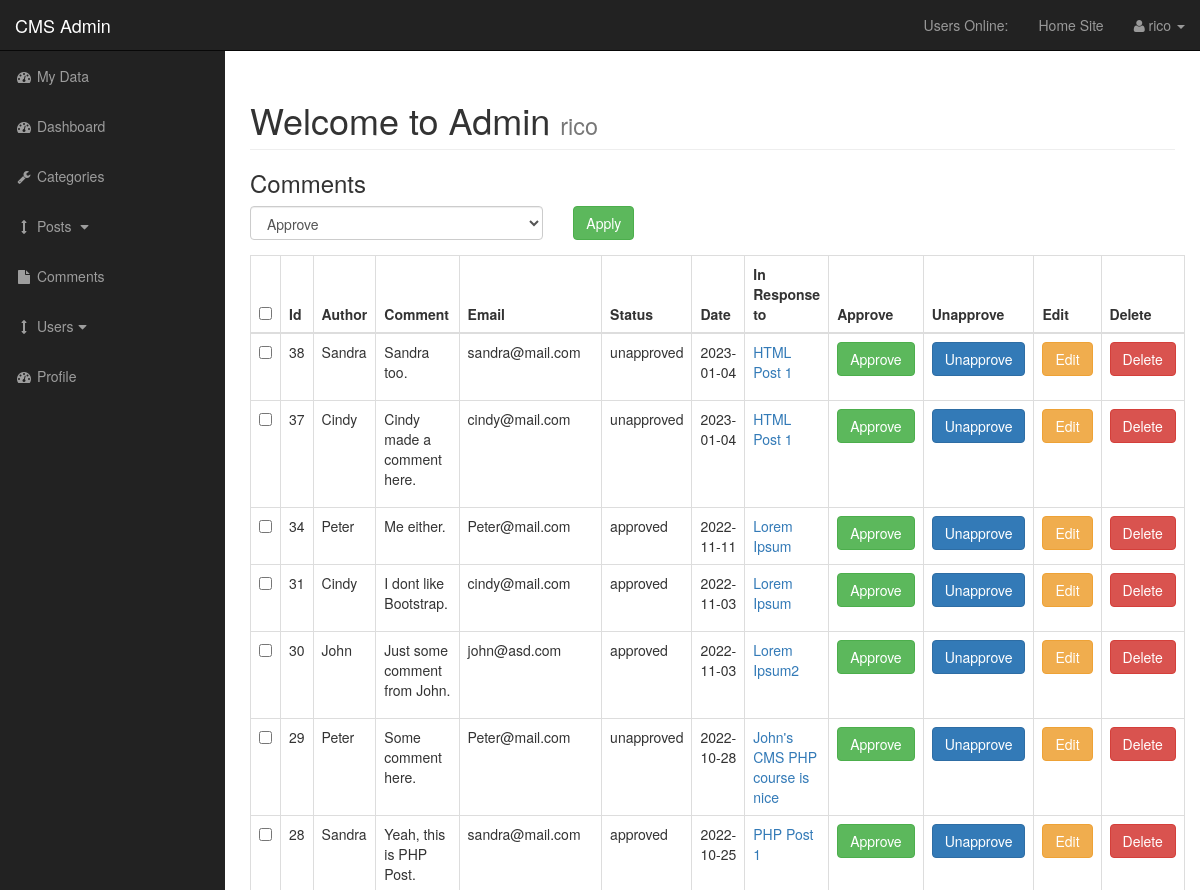
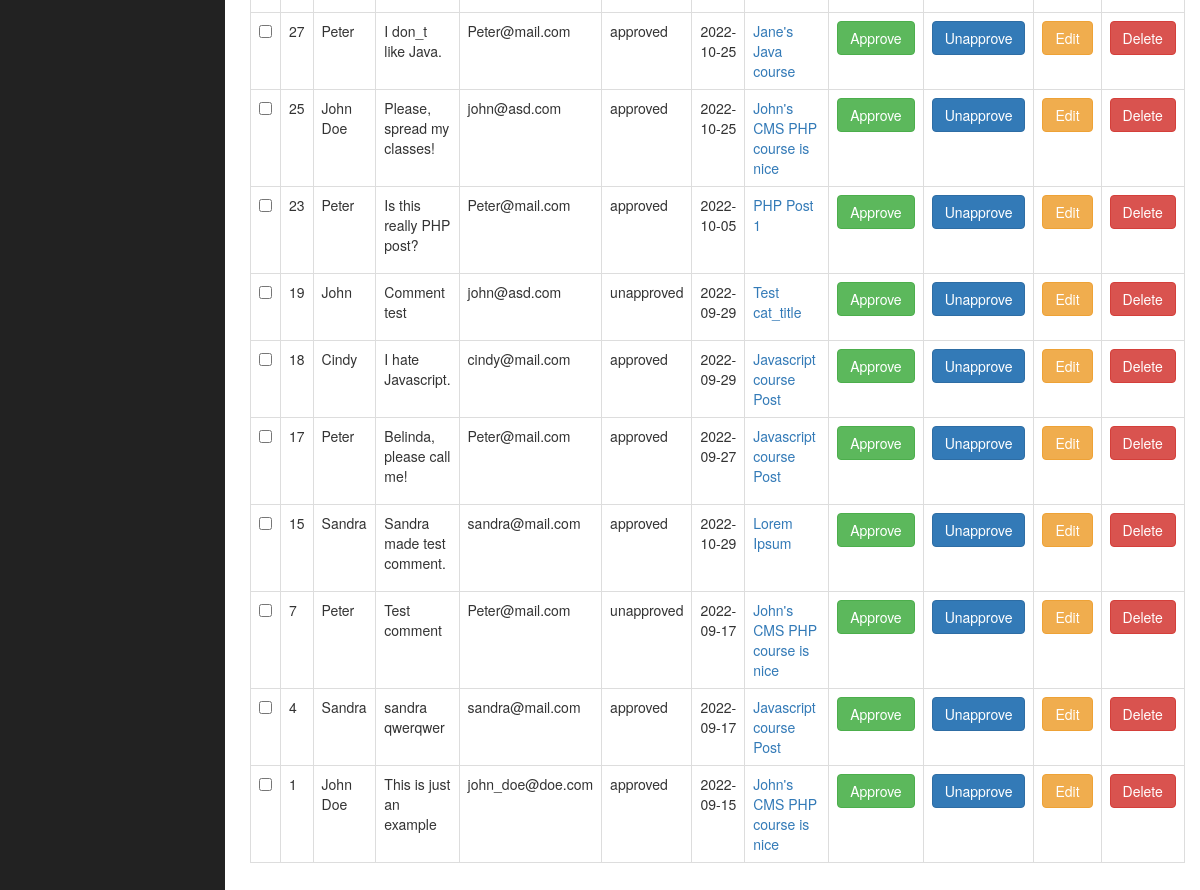
Page /admin/comments.php (signed in) on the earlier database version (2 pictures, top to bottom).
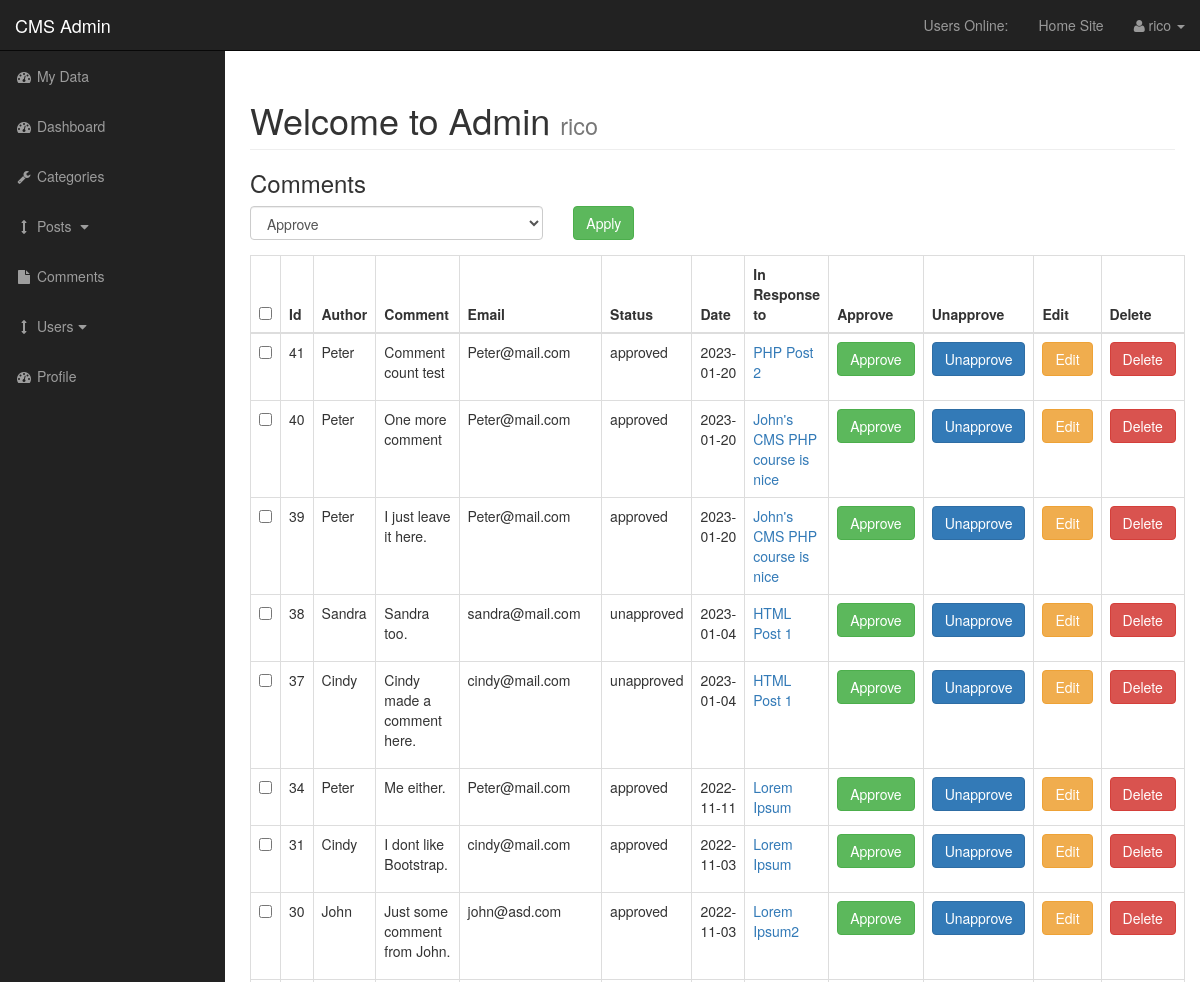
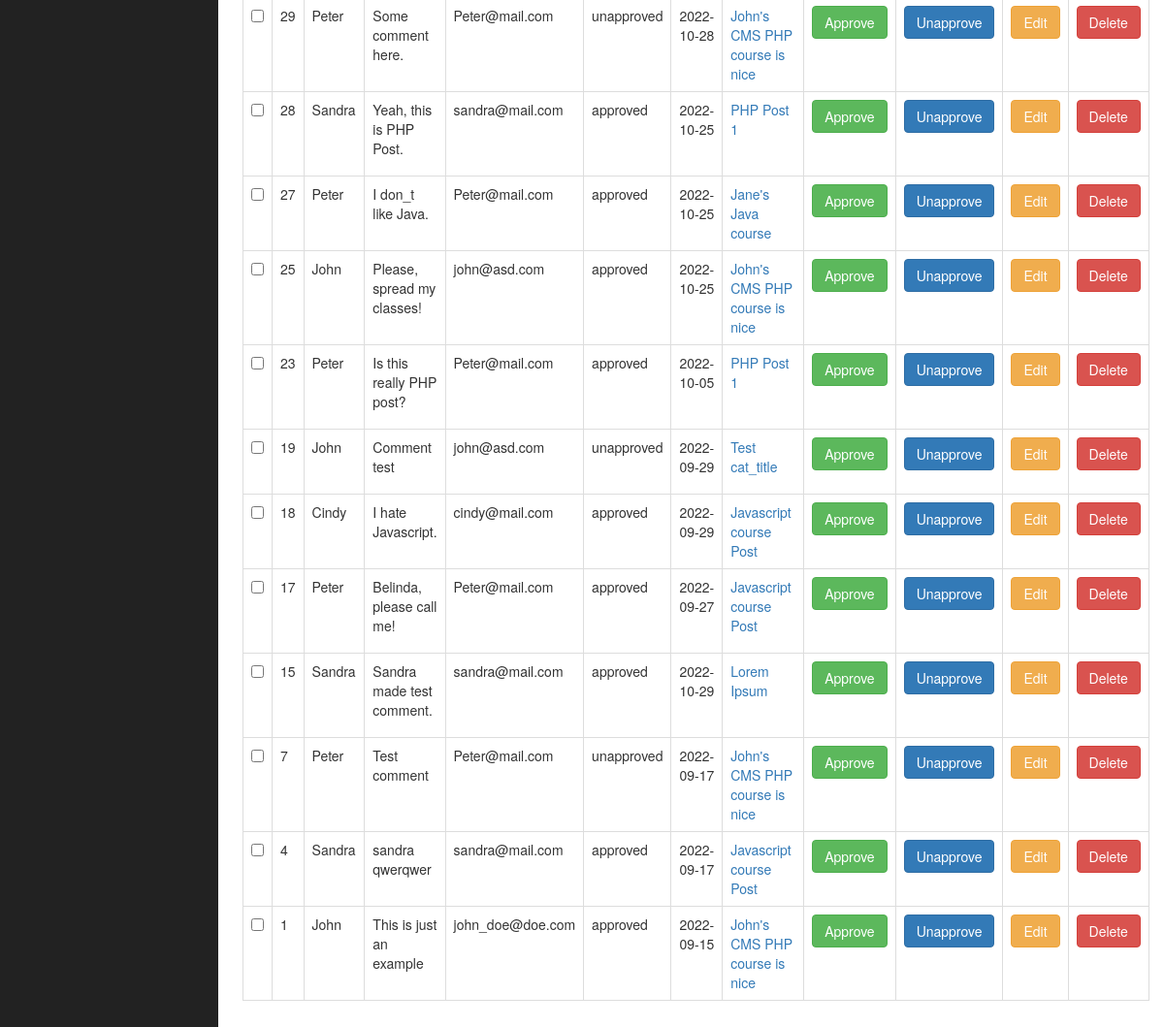
Same page on the later database version (2 pictures, top to bottom).
### tables this page shows
CREATE TABLE `comments` (
  `comment_id` int(3) NOT NULL,
  `comment_post_id` int(3) NOT NULL,
  `comment_author` varchar(255) NOT NULL,
  `comment_email` varchar(255) NOT NULL,
  `comment_content` text NOT NULL,
  `comment_status` varchar(255) NOT NULL,
  `comment_date` date NOT NULL,
  `comment_edit_author` varchar(255) NOT NULL,
  `comment_editors_comment` text NOT NULL,
  `comment_edited_date` date NOT NULL
);

CREATE TABLE `posts` (
  `post_id` int(3) NOT NULL,
  `post_category_id` int(3) NOT NULL,
  `user_id` int(11) NOT NULL,
  `post_title` varchar(255) NOT NULL,
  `post_author` varchar(255) NOT NULL,
  `post_date` date NOT NULL,
  `post_image` text NOT NULL,
  `post_content` text NOT NULL,
  `post_tags` varchar(255) NOT NULL,
  `post_comment_count` int(11) NOT NULL,
  `post_status` varchar(255) NOT NULL DEFAULT 'draft',
  `post_views_count` int(11) NOT NULL,
  `likes` int(11) NOT NULL
);

### admin/includes/view_all_comments.php (the view, shortened to what this page needs)
<form action="" method="post">
   <h3>Comments</h3>
   <table class="table table-bordered table-hover">
         <div id="bulkOptionsContainer" class="form-group col-xs-4" style="padding-left: 0;">
            <select id="" class="form-control" name="bulk_options">
               <option value="approved">Approve</option>
            </select>
         </div>
         <div class="form-group col-xs-4">
            <input class="btn btn-success" type="submit" name="Submit" value="Apply">
         </div>
      <thead>
         <tr>
            <th><input id="selectAllBoxes" type="checkbox"></th>
            <th>Id</th>
            <th>Author</th>
            <th>Comment</th>
            <th>Email</th>
            <th>Status</th>
            <th>Date</th>
            <th>In Response to</th>
            <th>Approve</th>
            <th>Unapprove</th>
            <th>Edit</th>
            <th>Delete</th>
         </tr>
      </thead>
      <tbody>
         <?php
            $query = "SELECT * FROM comments ORDER BY comment_id DESC";
            $select_comments = mysqli_query($connection, $query);
            while ($row = mysqli_fetch_assoc($select_comments)) {
               $comment_id = $row['comment_id'];
               $comment_post_id = $row['comment_post_id'];
               $comment_author = $row['comment_author'];
               $comment_email = $row['comment_email'];
               $comment_content = substr($row['comment_content'], 0, 50);
               $comment_status = $row['comment_status'];
               $comment_date = $row['comment_date'];
               echo "<tr>";
               ?>
                  <td><input class='checkBoxes' type='checkbox' name='checkBoxArray[]' value='<?php echo "$comment_id"; ?>'></td>
               <?php
               echo "<td>{$comment_id}</td>";
               echo "<td>{$comment_author}</td>";
               echo "<td>{$comment_content}</td>";
               echo "<td>{$comment_email}</td>";
               echo "<td>{$comment_status}</td>";
               echo "<td>{$comment_date}</td>";
               $query = "SELECT * FROM posts WHERE post_id = $comment_post_id";
               $select_post_id_query = mysqli_query($connection, $query);
               while($row = mysqli_fetch_assoc($select_post_id_query)) {
                  $post_id = $row['post_id'];
                  $post_title = $row['post_title'];
                  echo "<td><a href='../post.php?p_id=$post_id'>$post_title</a></td>";
               }
               echo "<td><a class='btn btn-success' href='comments.php?approved=$comment_id'>Approve</a></td>";
               echo "<td><a class='btn btn-primary' href='comments.php?unapproved=$comment_id'>Unapprove</a></td>";
               echo "<td><a class='btn btn-warning' href='comments.php?source=edit_comment&comment_id=$comment_id'>Edit</a></td>";
               ?>
               <form action="" method="post">
                  <?php
                     echo "<td><input onClick=\"javascript: return confirm('Are you sure you want to delete this comment?'); \" class='btn btn-danger' type='submit' name='delete' value='Delete'></td>";
                  ?>
               </form>
               <?php
               echo "</tr>";
            }
         ?>
      </tbody>
   </table>
</form>

Differences in the rows shown:
added comments: comment_id "41", comment_author "Peter", comment_content "Comment count test", comment_email "Peter@mail.com", comment_status "approved", comment_date "2023-01-20"
now on this page (row edited): posts: post_title "PHP Post 2", shown under "41"
added comments: comment_id "40", comment_author "Peter", comment_content "One more comment", comment_email "Peter@mail.com", comment_status "approved", comment_date "2023-01-20", posts (post_title "John's CMS PHP course is nice")
added comments: comment_id "39", comment_author "Peter", comment_content "I just leave it here.", comment_email "Peter@mail.com", comment_status "approved", comment_date "2023-01-20", posts (post_title "John's CMS PHP course is nice")
changed comments "Please, spread my classes!": comment_author "John Doe" → "John"
changed comments "This is just an example": comment_author "John Doe" → "John"
